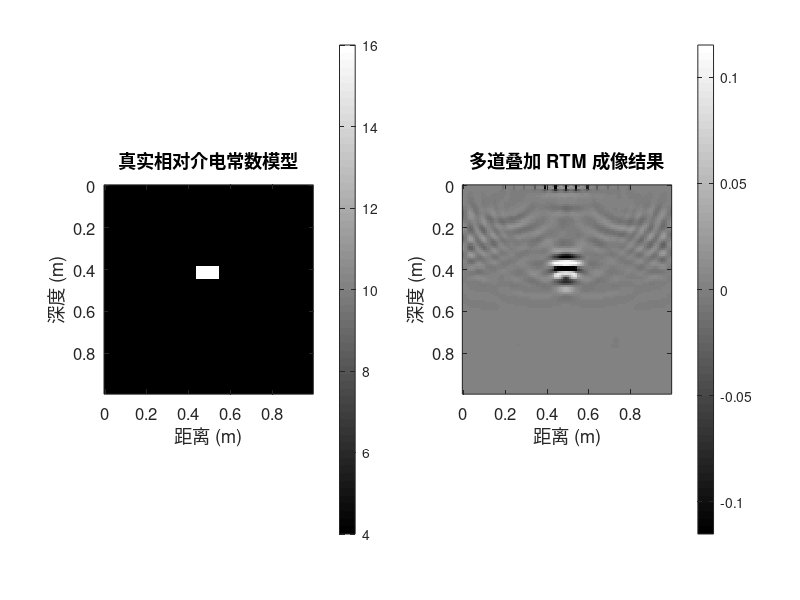
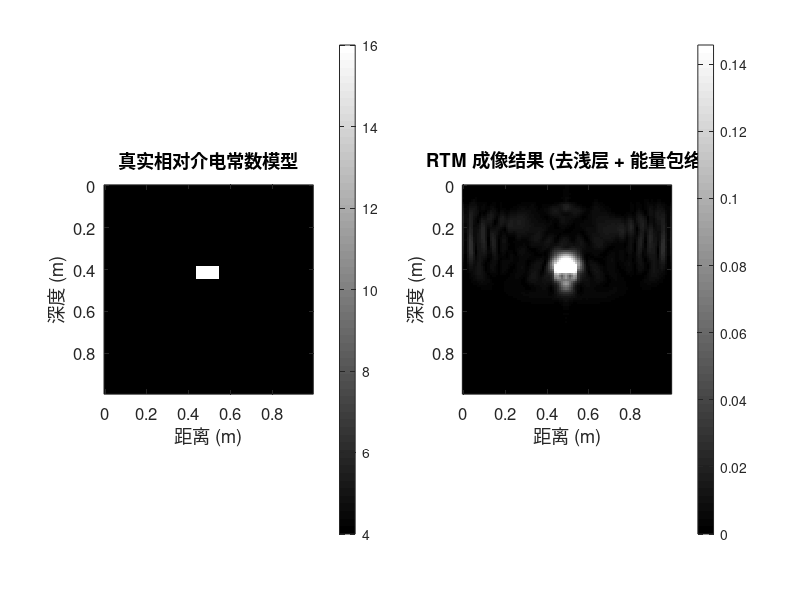

These figures' MATLAB source, in order:
% GPR_RTM_Bscan_Demo.m
% 探地雷达逆时偏移(RTM) - 多道扫描与干涉叠加演示
clear; clc; close all;

%% 1. 参数设置与模型构建
nx = 100; nz = 100;    
dx = 0.01; dz = 0.01;  
x = (0:nx-1)*dx; z = (0:nz-1)*dz;

ep = 4 * ones(nz, nx); 
ep(40:45, 45:55) = 16; % 地下目标

c = 0.3;               
v = c ./ sqrt(ep);     

dt = 0.02;             
nt = 450;              
t = (0:nt-1)*dt;

fc = 0.8;              
t0 = 1.5 / fc;
src = (1 - 2*(pi*fc*(t-t0)).^2) .* exp(-(pi*fc*(t-t0)).^2); 

% 【核心修改】：设置一条测线，天线从 x=20 移动到 x=80，共扫描 13 个点
sx_array = 20:5:80; 
num_traces = length(sx_array);
sz = 2; 

Image_Total = zeros(nz, nx); % 用于叠加所有单道RTM的最终图像
v_bg = c ./ sqrt(4 * ones(nz, nx)); % 背景速度
coeff_bg = (v_bg * dt / dx).^2;
coeff = (v * dt / dx).^2;

disp(['开始 B-scan 模拟，共需计算 ', num2str(num_traces), ' 道数据...']);

%% 开始多道循环扫描
for tr = 1:num_traces
    sx = sx_array(tr);
    fprintf('正在处理第 %d/%d 道 (位置: %.2fm)...\n', tr, num_traces, x(sx));
    
    % --- 正向传播 ---
    P_past = zeros(nz, nx); P_now = zeros(nz, nx); P_next = zeros(nz, nx);
    S_field = zeros(nz, nx, nt); 
    B_scan  = zeros(1, nt);      
    
    for i = 1:nt
        P_now(sz, sx) = P_now(sz, sx) + src(i);
        P_next(2:nz-1, 2:nx-1) = 2*P_now(2:nz-1, 2:nx-1) - P_past(2:nz-1, 2:nx-1) + ...
            coeff(2:nz-1, 2:nx-1) .* (P_now(3:nz, 2:nx-1) + P_now(1:nz-2, 2:nx-1) + ...
                                      P_now(2:nz-1, 3:nx) + P_now(2:nz-1, 1:nx-2) - ...
                                      4*P_now(2:nz-1, 2:nx-1));
        B_scan(i) = P_next(sz, sx);
        S_field(:,:,i) = P_now;
        P_past = P_now; P_now = P_next;
    end
    
    % --- 切除直达波 ---
    mute_steps = round(4.0 / dt); 
    B_scan_muted = B_scan;
    B_scan_muted(1:mute_steps) = 0; 
    
    % --- 逆时反传与成像 ---
    R_past = zeros(nz, nx); R_now = zeros(nz, nx); R_next = zeros(nz, nx);
    Image_Single = zeros(nz, nx);       
    
    for i = nt:-1:1
        R_now(sz, sx) = R_now(sz, sx) + B_scan_muted(i);
        R_next(2:nz-1, 2:nx-1) = 2*R_now(2:nz-1, 2:nx-1) - R_past(2:nz-1, 2:nx-1) + ...
            coeff_bg(2:nz-1, 2:nx-1) .* (R_now(3:nz, 2:nx-1) + R_now(1:nz-2, 2:nx-1) + ...
                                         R_now(2:nz-1, 3:nx) + R_now(2:nz-1, 1:nx-2) - ...
                                         4*R_now(2:nz-1, 2:nx-1));
        Image_Single = Image_Single + S_field(:,:,i) .* R_now;
        R_past = R_now; R_now = R_next;
    end
    
    % 将当前道的 RTM 结果叠加到总图像中
    Image_Total = Image_Total + Image_Single;
end

%% 压制低频伪影 (Laplacian 或 垂直差分)
% RTM 互相关通常伴随强烈的低频背景，这里取 z 方向的二阶导数进行图像锐化
Image_Final = del2(Image_Total);

%% 可视化最终成果
disp('计算完成，绘制最终高精度叠加图像！');
figure('Position', [150, 150, 800, 400], 'Name', '多道叠加 RTM 成像');

subplot(1,2,1);
imagesc(x, z, ep); colorbar;
title('真实相对介电常数模型');
xlabel('距离 (m)'); ylabel('深度 (m)'); 
axis image; set(gca,'FontSize',12);

subplot(1,2,2);
cmax = max(abs(Image_Final(:))) * 0.5; 
imagesc(x, z, Image_Final, [-cmax cmax]); 
colormap('gray'); colorbar;
title('多道叠加 RTM 成像结果');
xlabel('距离 (m)'); ylabel('深度 (m)'); 
axis image; set(gca,'FontSize',12);

%% 压制低频伪影 (Laplacian 锐化)
Image_Final = del2(Image_Total);

% ================= 新增：高端后处理管线 =================

% 1. 浅层强伪影切除 (Mute source footprint)
% 地表附近的强奇异性通常没有有效信息，直接将地表以下 8cm 置零
mute_depth_idx = round(0.08 / dz); 
Image_Final(1:mute_depth_idx, :) = 0;

% 2. 提取瞬时振幅包络 (Hilbert Transform)
% 消除子波的黑白相间震荡，提取纯粹的能量聚焦团
Image_Env = zeros(nz, nx);
for j = 1:nx
    % 对每一列（深度方向）做 Hilbert 变换求包络
    Image_Env(:, j) = abs(hilbert(Image_Final(:, j))); 
end

%% 可视化最终成果
disp('计算完成，绘制最终包络图像！');
figure('Position', [150, 150, 800, 400], 'Name', '多道叠加 RTM 包络成像');

subplot(1,2,1);
imagesc(x, z, ep); colorbar;
title('真实相对介电常数模型');
xlabel('距离 (m)'); ylabel('深度 (m)'); 
axis image; set(gca,'FontSize',12);

subplot(1,2,2);
% 包络是没有负数的，所以色标从 0 开始
cmax = max(Image_Env(:)) * 0.6; % 调节 0.6 这个系数可以控制图像对比度
imagesc(x, z, Image_Env, [0 cmax]); 
colormap('gray'); colorbar;
title('RTM 成像结果 (去浅层 + 能量包络)');
xlabel('距离 (m)'); ylabel('深度 (m)'); 
axis image; set(gca,'FontSize',12);
